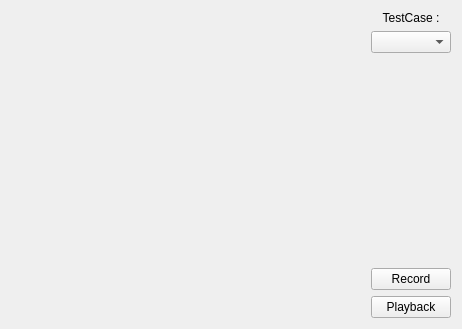
<?xml version="1.0" encoding="UTF-8"?>
<ui version="4.0">
 <class>ctkEventTranslatorPlayerWidget</class>
 <widget class="QWidget" name="ctkEventTranslatorPlayerWidget">
  <property name="geometry">
   <rect>
    <x>0</x>
    <y>0</y>
    <width>462</width>
    <height>329</height>
   </rect>
  </property>
  <layout class="QHBoxLayout" name="horizontalLayout">
   <item>
    <widget class="QStackedWidget" name="stackedWidget">
     <property name="sizePolicy">
      <sizepolicy hsizetype="Minimum" vsizetype="Minimum">
       <horstretch>0</horstretch>
       <verstretch>0</verstretch>
      </sizepolicy>
     </property>
    </widget>
   </item>
   <item>
    <layout class="QVBoxLayout" name="verticalLayout">
     <item>
      <widget class="QLabel" name="TestCaseLabel">
       <property name="text">
        <string>TestCase :</string>
       </property>
       <property name="alignment">
        <set>Qt::AlignCenter</set>
       </property>
      </widget>
     </item>
     <item>
      <widget class="QComboBox" name="TestCaseComboBox"/>
     </item>
     <item>
      <spacer name="verticalSpacer">
       <property name="orientation">
        <enum>Qt::Vertical</enum>
       </property>
       <property name="sizeHint" stdset="0">
        <size>
         <width>20</width>
         <height>40</height>
        </size>
       </property>
      </spacer>
     </item>
     <item>
      <widget class="QPushButton" name="TranslatorButton">
       <property name="text">
        <string>Record</string>
       </property>
      </widget>
     </item>
     <item>
      <widget class="QPushButton" name="PlayerButton">
       <property name="text">
        <string>Playback</string>
       </property>
      </widget>
     </item>
    </layout>
   </item>
  </layout>
 </widget>
 <resources/>
 <connections/>
</ui>
